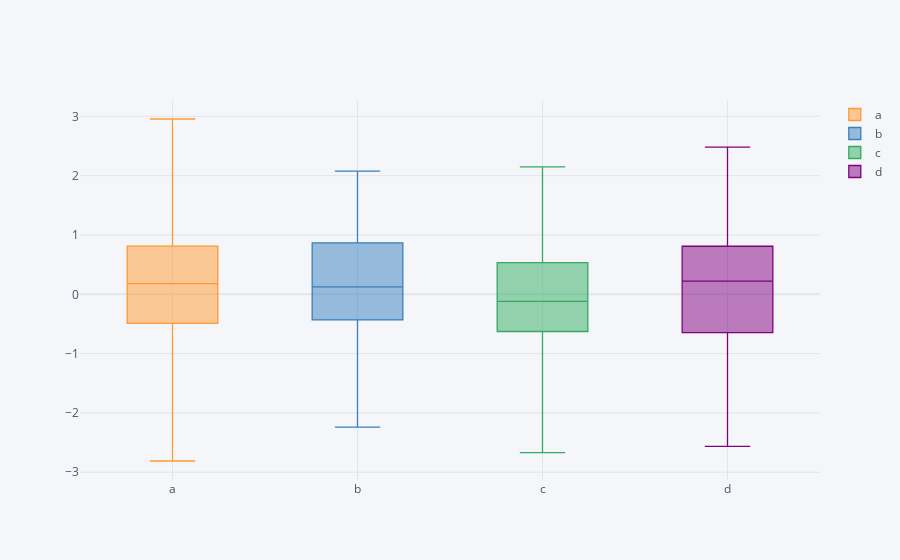

The code cell stored with this chart in its notebook:
### Code cell
dataframe.iplot(kind='box')
